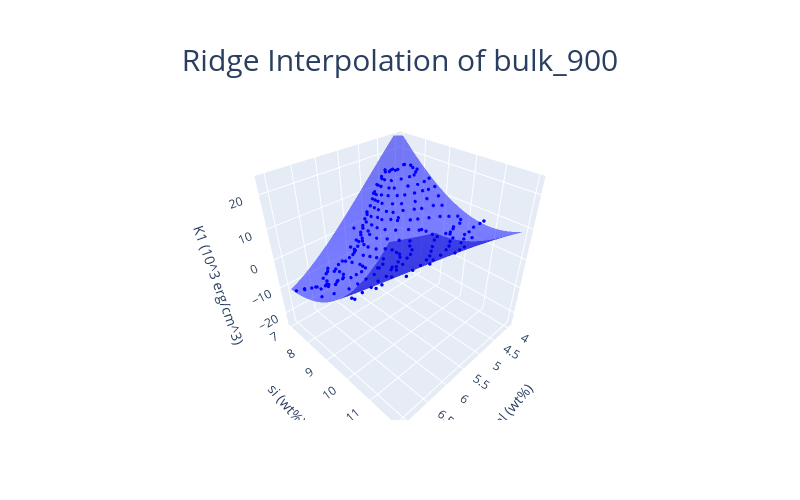

Notebook source saved alongside this figure:
### Markdown cell above
#### Ridge

### Code cell
ridge_bulk_900 = RegularizationModel(
	LinearCombination.converters['4d_x2y'],
	RidgeCV()
)
ridge_bulk_900.fit(bulk_900)

print("rmse: ", ridge_bulk_900.calculate_rmse(bulk_900))

print("params: ", ridge_bulk_900.get_params())

OLSInterpolationPlotter(
	bulk_900,
	ridge_bulk_900,
	bulk_surface,
	base_title='Ridge Interpolation of '
).plot()

### Figure 1 — Plotly figure (JSON) as saved in the notebook; plotly's stock layout.template omitted (floating-point values rounded to 4 significant figures; data arrays with more than 128 entries replaced by an {"elided": "..."} marker saying what was removed)
{"data": [{"marker": {"color": "blue", "size": 2}, "mode": "markers", "type": "scatter3d", "x": {"elided": "216 float values"}, "y": {"elided": "216 float values"}, "z": {"elided": "216 float values"}}, {"colorscale": [[0, "blue"], [1, "blue"]], "name": "surface", "opacity": 0.5, "showscale": false, "type": "surface", "x": [4, 4.03, 4.061, 4.091, 4.121, 4.152, 4.182, 4.212, 4.242, 4.273, 4.303, 4.333, 4.364, 4.394, 4.424, 4.455, 4.485, 4.515, 4.545, 4.576, 4.606, 4.636, 4.667, 4.697, 4.727, 4.758, 4.788, 4.818, 4.848, 4.879, 4.909, 4.939, 4.97, 5, 5.03, 5.061, 5.091, 5.121, 5.152, 5.182, 5.212, 5.242, 5.273, 5.303, 5.333, 5.364, 5.394, 5.424, 5.455, 5.485, 5.515, 5.545, 5.576, 5.606, 5.636, 5.667, 5.697, 5.727, 5.758, 5.788, 5.818, 5.848, 5.879, 5.909, 5.939, 5.97, 6, 6.03, 6.061, 6.091, 6.121, 6.152, 6.182, 6.212, 6.242, 6.273, 6.303, 6.333, 6.364, 6.394, 6.424, 6.455, 6.485, 6.515, 6.545, 6.576, 6.606, 6.636, 6.667, 6.697, 6.727, 6.758, 6.788, 6.818, 6.848, 6.879, 6.909, 6.939, 6.97, 7], "y": [7, 7.051, 7.101, 7.152, 7.202, 7.253, 7.303, 7.354, 7.404, 7.455, 7.505, 7.556, 7.606, 7.657, 7.707, 7.758, 7.808, 7.859, 7.909, 7.96, 8.01, 8.061, 8.111, 8.162, 8.212, 8.263, 8.313, 8.364, 8.414, 8.465, 8.515, 8.566, 8.616, 8.667, 8.717, 8.768, 8.818, 8.869, 8.919, 8.97, 9.02, 9.071, 9.121, 9.172, 9.222, 9.273, 9.323, 9.374, 9.424, 9.475, 9.525, 9.576, 9.626, 9.677, 9.727, 9.778, 9.828, 9.879, 9.929, 9.98, 10.03, 10.08, 10.13, 10.18, 10.23, 10.28, 10.33, 10.38, 10.43, 10.48, 10.54, 10.59, 10.64, 10.69, 10.74, 10.79, 10.84, 10.89, 10.94, 10.99, 11.04, 11.09, 11.14, 11.19, 11.24, 11.29, 11.34, 11.39, 11.44, 11.49, 11.55, 11.6, 11.65, 11.7, 11.75, 11.8, 11.85, 11.9, 11.95, 12], "z": {"elided": "100x100 float values"}}], "layout": {"height": 500, "legend": {"itemsizing": "constant"}, "scene": {"aspectmode": "cube", "xaxis": {"title": {"text": "al (wt%)"}}, "yaxis": {"title": {"text": "si (wt%)"}}, "zaxis": {"range": [-25, 25], "title": {"text": "K1 (10^3 erg/cm^3)"}}}, "title": {"font": {"size": 30}, "text": "Ridge Interpolation of bulk_900", "x": 0.5, "xanchor": "center", "y": 0.9, "yanchor": "top"}, "width": 800}}
